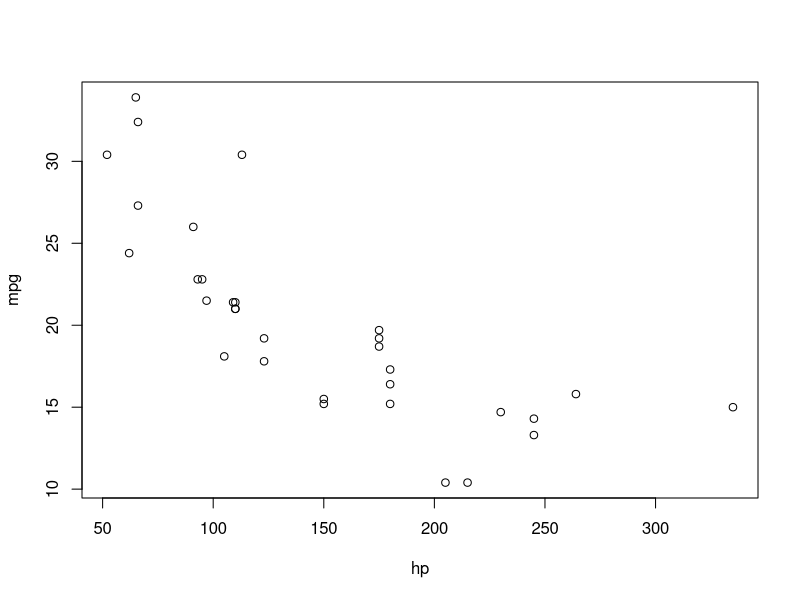
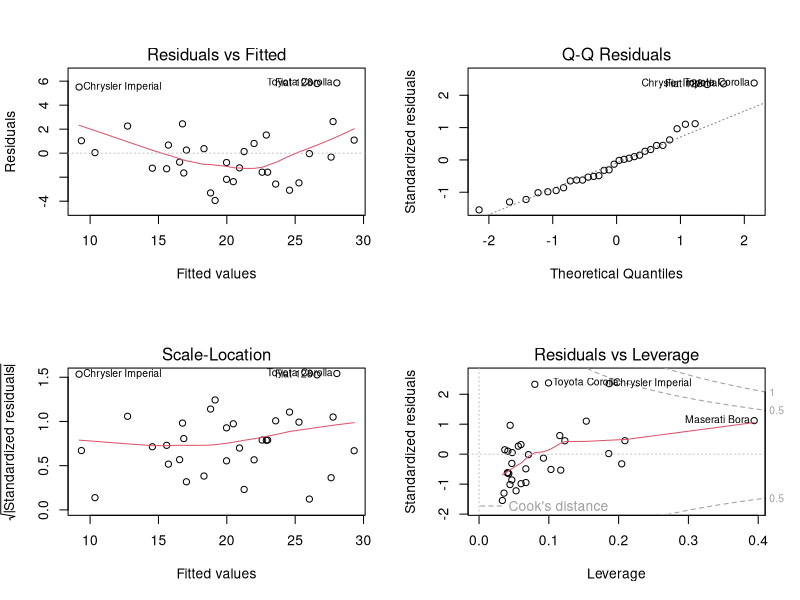

The R source for these figures, in order:
###Multiple Regression
#### mtcars data

##where are taking specific column to Predict mpg car 
input <- mtcars[,c("mpg","disp","hp","wt")]

#column names 
names(input)

# behaviour and missing value and univariate analysis
summary(input)

## another way missing value--------
sapply(input, function(x) sum(is.na(x)))


# Correlation Matrix & plot(Scatter plot) , co-linearity & multi colinearity
attach(input)
cor(input)
plot(hp,mpg)

# Model Building 
model <- lm(mpg~disp+hp+wt, data = input)
summary(model)

# Removing variable based on P-value
model2<- lm(mpg~hp+wt, data = input)
summary(model2)

# Assumption of Model
par(mfrow=c(2,2))
plot(model2)

# Prediction on test data
y=37.22727-0.03177*110-3.87783*3.435
y



